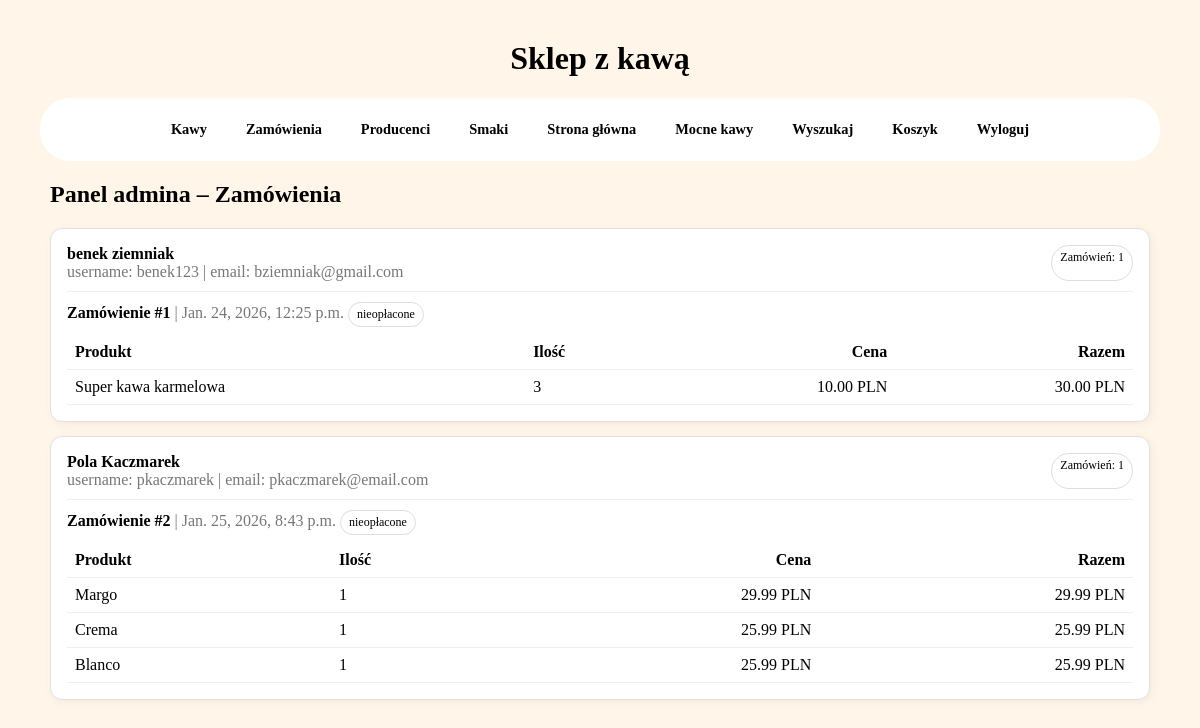
/apanel/zamowienia/ (signed in), run on an earlier commit of the app's database.
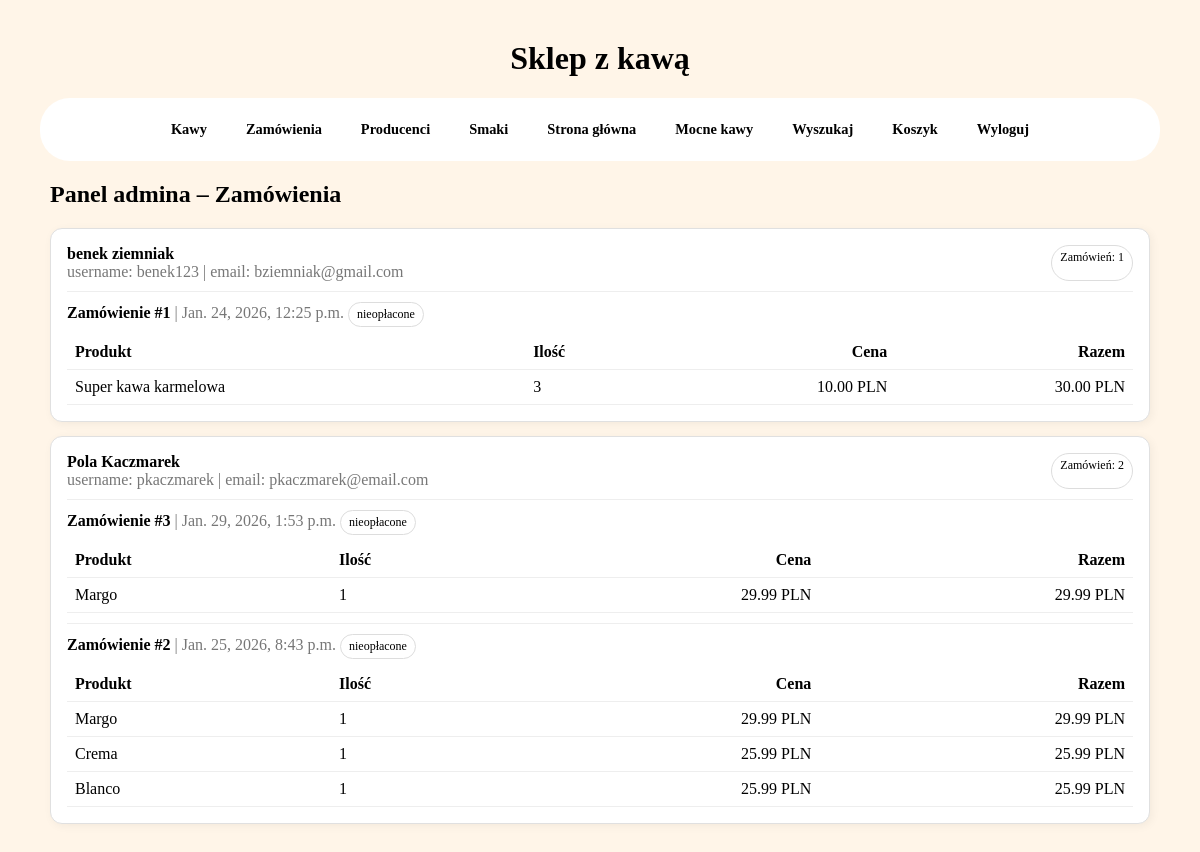
And on a later commit of the database.
### sklep/models.py (models this page shows, shortened)
class Customer(models.Model):
    user = models.OneToOneField(User, on_delete=models.CASCADE)
    phone_number = models.CharField(max_length=9, blank=True) # pole opcjonalne
    registration_date = models.DateTimeField(auto_now_add=True, editable=False)
    class Meta: # Django łączy tabelę klientów z tabelą użytkowników i sortuje wynik według kolumny z tej drugiej tabeli.
        ordering = ["user__last_name", "user__first_name"] #Sortowanie według nazwiska i imienia użytkownika

class Order(models.Model):
    customer = models.ForeignKey(Customer, on_delete=models.PROTECT, related_name="orders", help_text="Klient, który złożył zamówienie.")
    date_ordered = models.DateTimeField(auto_now_add=True)
    is_paid = models.BooleanField(default=False) # czy zamowienie oplacone
    transaction_id = models.CharField(max_length=100, null=True, blank=True)
    class Meta:
        ordering = ["-date_ordered"] #najnowsze zamówienia pierwsze

class OrderItem(models.Model):
    coffee = models.ForeignKey("Coffee", on_delete=models.SET_NULL, null=True) # Jeśli kawa zostanie usunięta ze sklepu, to zamówienie nie zniknie, pojawi sie null
    order = models.ForeignKey(Order, on_delete=models.CASCADE, related_name="items") # Jeśli zamowienie zostanie usuniete, wszystkie powiązane z nim pozycje tez beda usuniete.
    quantity = models.PositiveIntegerField(default=1, validators=[MinValueValidator(1)]) # ilosc
    price_at_order = models.DecimalField(
        max_digits=8,
        decimal_places=2,
        validators=[MinValueValidator(0.01)],
        help_text="Cena kawy w momencie złożenia zamówienia."
    )
    date_added = models.DateTimeField(auto_now_add=True) # automatycznie zapisuje datę i godzinę dodania produktu do zamówienia
    @property # Pozwala traktować tę funkcję jak zwykłe pole można wywołać item.total_price zamiast item.total_price()
    def total_price(self):
        return self.quantity * self.price_at_order #Oblicza łączną cenę pozycji w zamówieniu

class Coffee(models.Model):
    name = models.CharField(max_length=100)
    coffeetype = models.CharField(max_length=1, choices=COFFEE_TYPES, default="Z")
    taste = models.ForeignKey(CoffeeTaste, null=True, blank=True, on_delete=models.SET_NULL)
    producent = models.ForeignKey(Producent, null=True, blank=True, on_delete=models.SET_NULL)
    price = models.DecimalField(
        max_digits=5, #maksymalnie 5 cyfr
        decimal_places=2, #2 miejsca po przecinku
        validators=[MinValueValidator(0.01)], #cena minimalna 0.01
        help_text="Cena kawy w PLN."
    )

### sklep/views.py (the view)
# urls.py: path("apanel/zamowienia/", views.admin_orders_overview, name="admin-orders-view"), # przegląd zamówień przez admina
@staff_member_required
def admin_orders_overview(request):
    orders = (
        Order.objects
        .select_related("customer__user")
        .prefetch_related("items__coffee")
        .order_by("-date_ordered")
    )
    grouped = {}
    for o in orders:
        grouped.setdefault(o.customer_id, []).append(o)
    customers = (
        Customer.objects
        .select_related("user")
        .filter(id__in=grouped.keys())
        .order_by("user__username")
    )
    data = []
    for c in customers:
        data.append({
            "customer": c,
            "orders": grouped.get(c.id, []),
        })
    return render(request, "sklep/admin/orders_view.html", {"data": data})

### sklep/templates/sklep/admin/orders_view.html (shortened to what this page needs)
{% extends "sklep/base.html" %}
{% block content %}
<div class="wrap">
  <h2>Panel admina – Zamówienia</h2>
  {% if not data %}
    <div class="card">
      <p class="muted">Brak zamówień w systemie.</p>
    </div>
  {% else %}
    {% for row in data %}
      <div class="card">
        <div class="user">
          <div>
            <strong>
              {{ row.customer.user.get_full_name|default:row.customer.user.username }}
            </strong>
            <div class="muted">
              username: {{ row.customer.user.username }}
              {% if row.customer.user.email %} | email: {{ row.customer.user.email }}{% endif %}
            </div>
          </div>
          <div class="pill">
            Zamówień: {{ row.orders|length }}
          </div>
        </div>
        <div class="orders">
          {% for o in row.orders %}
            <div class="order">
              <div>
                <strong>Zamówienie #{{ o.id }}</strong>
                <span class="muted"> | {{ o.date_ordered }}</span>
                {% if o.is_paid %}
                  <span class="pill">opłacone</span>
                {% else %}
                  <span class="pill">nieopłacone</span>
                {% endif %}
              </div>
              {% if o.items.all %}
                <table>
                  <thead>
                    <tr>
                      <th>Produkt</th>
                      <th>Ilość</th>
                      <th class="right">Cena</th>
                      <th class="right">Razem</th>
                    </tr>
                  </thead>
                  <tbody>
                    {% for it in o.items.all %}
                      <tr>
                        <td>{{ it.coffee.name|default:"(usunięty produkt)" }}</td>
                        <td>{{ it.quantity }}</td>
                        <td class="right">{{ it.price_at_order }} PLN</td>
                        <td class="right">{{ it.total_price }} PLN</td>
                      </tr>
                    {% endfor %}
                  </tbody>
                </table>
              {% else %}
                <p class="muted">Brak pozycji w zamówieniu.</p>
              {% endif %}
            </div>
          {% endfor %}
        </div>
      </div>
    {% endfor %}
  {% endif %}
</div>
{% endblock %}

What changed in the data, as far as the page shows it:
computed for Customer "Pola Kaczmarek": orders|length "1" → "2"
added Order: id "3", date_ordered "Jan. 29, 2026, 1:53 p.m.", is_paid "nieopłacone", shown under Customer "Pola Kaczmarek"
added OrderItem: coffee.name "Margo", quantity "1", price_at_order "29.99", total_price "29.99", shown under "3"
